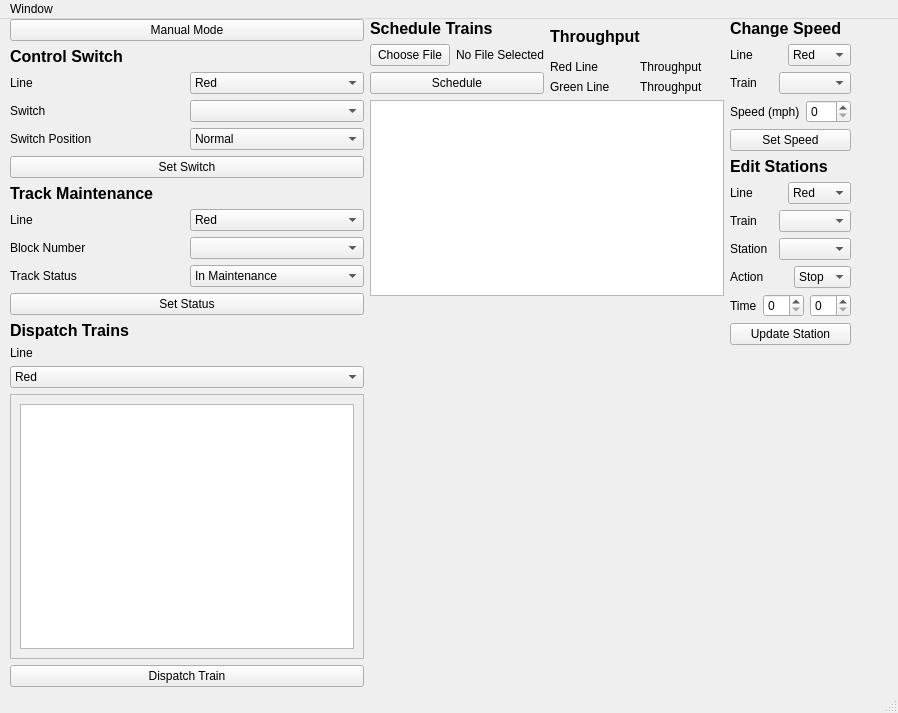
<?xml version="1.0" encoding="UTF-8"?>
<ui version="4.0">
 <class>MainWindow</class>
 <widget class="QMainWindow" name="MainWindow">
  <property name="geometry">
   <rect>
    <x>0</x>
    <y>0</y>
    <width>898</width>
    <height>713</height>
   </rect>
  </property>
  <property name="windowTitle">
   <string>MainWindow</string>
  </property>
  <widget class="QWidget" name="centralwidget">
   <widget class="QWidget" name="">
    <property name="geometry">
     <rect>
      <x>10</x>
      <y>0</y>
      <width>841</width>
      <height>668</height>
     </rect>
    </property>
    <layout class="QHBoxLayout" name="horizontalLayout_19">
     <item>
      <layout class="QVBoxLayout" name="verticalLayout_10">
       <item>
        <widget class="QPushButton" name="pushButton_manualMode">
         <property name="text">
          <string>Manual Mode</string>
         </property>
         <property name="checkable">
          <bool>true</bool>
         </property>
         <property name="autoDefault">
          <bool>false</bool>
         </property>
        </widget>
       </item>
       <item>
        <layout class="QVBoxLayout" name="verticalLayout_2">
         <item>
          <widget class="QLabel" name="label_10">
           <property name="font">
            <font>
             <pointsize>12</pointsize>
             <bold>true</bold>
            </font>
           </property>
           <property name="text">
            <string>Control Switch</string>
           </property>
          </widget>
         </item>
         <item>
          <layout class="QHBoxLayout" name="horizontalLayout_6">
           <item>
            <widget class="QLabel" name="label_12">
             <property name="text">
              <string>Line</string>
             </property>
            </widget>
           </item>
           <item>
            <widget class="QComboBox" name="comboBox_controlSwitch_Line">
             <item>
              <property name="text">
               <string>Red</string>
              </property>
             </item>
             <item>
              <property name="text">
               <string>Green</string>
              </property>
             </item>
            </widget>
           </item>
          </layout>
         </item>
         <item>
          <layout class="QHBoxLayout" name="horizontalLayout_7">
           <item>
            <widget class="QLabel" name="label_13">
             <property name="text">
              <string>Switch</string>
             </property>
            </widget>
           </item>
           <item>
            <widget class="QComboBox" name="comboBox_controlSwitch_switch"/>
           </item>
          </layout>
         </item>
         <item>
          <layout class="QHBoxLayout" name="horizontalLayout_8">
           <item>
            <widget class="QLabel" name="label_14">
             <property name="text">
              <string>Switch Position</string>
             </property>
            </widget>
           </item>
           <item>
            <widget class="QComboBox" name="comboBox_controlSwitch_switchPosition">
             <item>
              <property name="text">
               <string>Normal</string>
              </property>
             </item>
             <item>
              <property name="text">
               <string>Reverse</string>
              </property>
             </item>
            </widget>
           </item>
          </layout>
         </item>
         <item>
          <widget class="QPushButton" name="pushButton_controlSwitch">
           <property name="text">
            <string>Set Switch</string>
           </property>
          </widget>
         </item>
        </layout>
       </item>
       <item>
        <layout class="QVBoxLayout" name="verticalLayout">
         <item>
          <widget class="QLabel" name="label_5">
           <property name="font">
            <font>
             <pointsize>12</pointsize>
             <bold>true</bold>
            </font>
           </property>
           <property name="text">
            <string>Track Maintenance</string>
           </property>
          </widget>
         </item>
         <item>
          <layout class="QHBoxLayout" name="horizontalLayout">
           <item>
            <widget class="QLabel" name="label_6">
             <property name="text">
              <string>Line</string>
             </property>
            </widget>
           </item>
           <item>
            <widget class="QComboBox" name="comboBox_trackMaintenance_line">
             <item>
              <property name="text">
               <string>Red</string>
              </property>
             </item>
             <item>
              <property name="text">
               <string>Green</string>
              </property>
             </item>
            </widget>
           </item>
          </layout>
         </item>
         <item>
          <layout class="QHBoxLayout" name="horizontalLayout_2"/>
         </item>
         <item>
          <layout class="QHBoxLayout" name="horizontalLayout_3">
           <item>
            <widget class="QLabel" name="label_8">
             <property name="text">
              <string>Block Number</string>
             </property>
            </widget>
           </item>
           <item>
            <widget class="QComboBox" name="comboBox_trackMaintenance_blockNumber"/>
           </item>
          </layout>
         </item>
         <item>
          <layout class="QHBoxLayout" name="horizontalLayout_4">
           <item>
            <widget class="QLabel" name="label_9">
             <property name="text">
              <string>Track Status</string>
             </property>
            </widget>
           </item>
           <item>
            <widget class="QComboBox" name="comboBox_trackMaintenance_trackStatus">
             <item>
              <property name="text">
               <string>In Maintenance</string>
              </property>
             </item>
             <item>
              <property name="text">
               <string>Out of Maintenance</string>
              </property>
             </item>
            </widget>
           </item>
          </layout>
         </item>
         <item>
          <widget class="QPushButton" name="pushButton_trackMaintenance">
           <property name="text">
            <string>Set Status</string>
           </property>
          </widget>
         </item>
        </layout>
       </item>
       <item>
        <layout class="QVBoxLayout" name="verticalLayout_9">
         <item>
          <widget class="QLabel" name="label_27">
           <property name="font">
            <font>
             <pointsize>12</pointsize>
             <bold>true</bold>
            </font>
           </property>
           <property name="text">
            <string>Dispatch Trains</string>
           </property>
          </widget>
         </item>
         <item>
          <widget class="QLabel" name="label_28">
           <property name="text">
            <string>Line</string>
           </property>
          </widget>
         </item>
         <item>
          <widget class="QComboBox" name="comboBox_dispatchTrain_line">
           <item>
            <property name="text">
             <string>Red</string>
            </property>
           </item>
           <item>
            <property name="text">
             <string>Green</string>
            </property>
           </item>
          </widget>
         </item>
         <item>
          <widget class="QScrollArea" name="scrollArea">
           <property name="widgetResizable">
            <bool>true</bool>
           </property>
           <widget class="QWidget" name="scrollAreaWidgetContents">
            <property name="geometry">
             <rect>
              <x>0</x>
              <y>0</y>
              <width>349</width>
              <height>214</height>
             </rect>
            </property>
            <layout class="QHBoxLayout" name="horizontalLayout_18">
             <item>
              <widget class="QColumnView" name="columnView"/>
             </item>
            </layout>
           </widget>
          </widget>
         </item>
         <item>
          <widget class="QPushButton" name="pushButton_8">
           <property name="text">
            <string>Dispatch Train</string>
           </property>
          </widget>
         </item>
        </layout>
       </item>
      </layout>
     </item>
     <item>
      <layout class="QVBoxLayout" name="verticalLayout_8">
       <item>
        <layout class="QHBoxLayout" name="horizontalLayout_17">
         <item>
          <layout class="QVBoxLayout" name="verticalLayout_3">
           <item>
            <widget class="QLabel" name="label_2">
             <property name="font">
              <font>
               <pointsize>12</pointsize>
               <bold>true</bold>
              </font>
             </property>
             <property name="text">
              <string>Schedule Trains</string>
             </property>
            </widget>
           </item>
           <item>
            <layout class="QHBoxLayout" name="horizontalLayout_5">
             <item>
              <widget class="QPushButton" name="pushButton_2">
               <property name="text">
                <string>Choose File</string>
               </property>
              </widget>
             </item>
             <item>
              <widget class="QLabel" name="label">
               <property name="text">
                <string>No File Selected</string>
               </property>
              </widget>
             </item>
            </layout>
           </item>
           <item>
            <widget class="QPushButton" name="pushButton_5">
             <property name="text">
              <string>Schedule</string>
             </property>
            </widget>
           </item>
          </layout>
         </item>
         <item>
          <layout class="QVBoxLayout" name="verticalLayout_7">
           <item>
            <widget class="QLabel" name="label_4">
             <property name="font">
              <font>
               <pointsize>12</pointsize>
               <bold>true</bold>
              </font>
             </property>
             <property name="text">
              <string>Throughput</string>
             </property>
            </widget>
           </item>
           <item>
            <layout class="QGridLayout" name="gridLayout">
             <property name="sizeConstraint">
              <enum>QLayout::SetDefaultConstraint</enum>
             </property>
             <item row="0" column="0">
              <widget class="QLabel" name="label_23">
               <property name="text">
                <string>Red Line</string>
               </property>
              </widget>
             </item>
             <item row="0" column="1">
              <widget class="QLabel" name="RedThroughput">
               <property name="text">
                <string>Throughput</string>
               </property>
              </widget>
             </item>
             <item row="1" column="0">
              <widget class="QLabel" name="label_25">
               <property name="text">
                <string>Green Line</string>
               </property>
              </widget>
             </item>
             <item row="1" column="1">
              <widget class="QLabel" name="GreenThroughput">
               <property name="text">
                <string>Throughput</string>
               </property>
              </widget>
             </item>
            </layout>
           </item>
          </layout>
         </item>
        </layout>
       </item>
       <item>
        <widget class="QColumnView" name="columnView_2"/>
       </item>
       <item>
        <spacer name="verticalSpacer">
         <property name="orientation">
          <enum>Qt::Vertical</enum>
         </property>
         <property name="sizeHint" stdset="0">
          <size>
           <width>20</width>
           <height>40</height>
          </size>
         </property>
        </spacer>
       </item>
       <item>
        <spacer name="verticalSpacer_2">
         <property name="orientation">
          <enum>Qt::Vertical</enum>
         </property>
         <property name="sizeHint" stdset="0">
          <size>
           <width>20</width>
           <height>40</height>
          </size>
         </property>
        </spacer>
       </item>
      </layout>
     </item>
     <item>
      <layout class="QVBoxLayout" name="verticalLayout_6">
       <item>
        <layout class="QVBoxLayout" name="verticalLayout_4">
         <item>
          <widget class="QLabel" name="label_11">
           <property name="font">
            <font>
             <pointsize>12</pointsize>
             <bold>true</bold>
            </font>
           </property>
           <property name="text">
            <string>Change Speed</string>
           </property>
          </widget>
         </item>
         <item>
          <layout class="QHBoxLayout" name="horizontalLayout_9">
           <item>
            <widget class="QLabel" name="label_15">
             <property name="text">
              <string>Line</string>
             </property>
            </widget>
           </item>
           <item>
            <widget class="QComboBox" name="comboBox_changeSpeed_line">
             <item>
              <property name="text">
               <string>Red</string>
              </property>
             </item>
             <item>
              <property name="text">
               <string>Green</string>
              </property>
             </item>
            </widget>
           </item>
          </layout>
         </item>
         <item>
          <layout class="QHBoxLayout" name="horizontalLayout_10">
           <item>
            <widget class="QLabel" name="label_16">
             <property name="text">
              <string>Train</string>
             </property>
            </widget>
           </item>
           <item>
            <widget class="QComboBox" name="comboBox_changeSpeed_train"/>
           </item>
          </layout>
         </item>
         <item>
          <layout class="QHBoxLayout" name="horizontalLayout_11">
           <item>
            <widget class="QLabel" name="label_17">
             <property name="text">
              <string>Speed (mph)</string>
             </property>
            </widget>
           </item>
           <item>
            <widget class="QSpinBox" name="spinBox_changeSpeed_speed"/>
           </item>
          </layout>
         </item>
         <item>
          <widget class="QPushButton" name="pushButton_changeSpeed">
           <property name="text">
            <string>Set Speed</string>
           </property>
          </widget>
         </item>
        </layout>
       </item>
       <item>
        <layout class="QVBoxLayout" name="verticalLayout_5">
         <item>
          <widget class="QLabel" name="label_18">
           <property name="font">
            <font>
             <pointsize>12</pointsize>
             <bold>true</bold>
            </font>
           </property>
           <property name="text">
            <string>Edit Stations</string>
           </property>
          </widget>
         </item>
         <item>
          <layout class="QHBoxLayout" name="horizontalLayout_12">
           <item>
            <widget class="QLabel" name="label_19">
             <property name="text">
              <string>Line</string>
             </property>
            </widget>
           </item>
           <item>
            <widget class="QComboBox" name="comboBox_editStations_line">
             <item>
              <property name="text">
               <string>Red</string>
              </property>
             </item>
             <item>
              <property name="text">
               <string>Green</string>
              </property>
             </item>
            </widget>
           </item>
          </layout>
         </item>
         <item>
          <layout class="QHBoxLayout" name="horizontalLayout_13">
           <item>
            <widget class="QLabel" name="label_20">
             <property name="text">
              <string>Train</string>
             </property>
            </widget>
           </item>
           <item>
            <widget class="QComboBox" name="comboBox_editStations_train"/>
           </item>
          </layout>
         </item>
         <item>
          <layout class="QHBoxLayout" name="horizontalLayout_14">
           <item>
            <widget class="QLabel" name="label_21">
             <property name="text">
              <string>Station</string>
             </property>
            </widget>
           </item>
           <item>
            <widget class="QComboBox" name="comboBox_editStations_station"/>
           </item>
          </layout>
         </item>
         <item>
          <layout class="QHBoxLayout" name="horizontalLayout_15">
           <item>
            <widget class="QLabel" name="label_22">
             <property name="text">
              <string>Action</string>
             </property>
            </widget>
           </item>
           <item>
            <widget class="QComboBox" name="comboBox_editStations_action">
             <item>
              <property name="text">
               <string>Stop</string>
              </property>
             </item>
             <item>
              <property name="text">
               <string>Skip</string>
              </property>
             </item>
            </widget>
           </item>
          </layout>
         </item>
         <item>
          <layout class="QHBoxLayout" name="horizontalLayout_16">
           <item>
            <widget class="QLabel" name="label_3">
             <property name="text">
              <string>Time</string>
             </property>
            </widget>
           </item>
           <item>
            <widget class="QSpinBox" name="spinBox">
             <property name="maximum">
              <number>23</number>
             </property>
            </widget>
           </item>
           <item>
            <widget class="QSpinBox" name="spinBox_editStations_time">
             <property name="maximum">
              <number>59</number>
             </property>
            </widget>
           </item>
          </layout>
         </item>
         <item>
          <widget class="QPushButton" name="pushButton_editStations">
           <property name="text">
            <string>Update Station</string>
           </property>
          </widget>
         </item>
        </layout>
       </item>
       <item>
        <spacer name="verticalSpacer_3">
         <property name="orientation">
          <enum>Qt::Vertical</enum>
         </property>
         <property name="sizeHint" stdset="0">
          <size>
           <width>20</width>
           <height>40</height>
          </size>
         </property>
        </spacer>
       </item>
      </layout>
     </item>
    </layout>
   </widget>
  </widget>
  <widget class="QMenuBar" name="menubar">
   <property name="geometry">
    <rect>
     <x>0</x>
     <y>0</y>
     <width>898</width>
     <height>22</height>
    </rect>
   </property>
   <widget class="QMenu" name="menuMain">
    <property name="title">
     <string>Window</string>
    </property>
    <addaction name="actionCTC_Office"/>
    <addaction name="actionTest"/>
    <addaction name="separator"/>
    <addaction name="actionExit"/>
   </widget>
   <addaction name="menuMain"/>
  </widget>
  <widget class="QStatusBar" name="statusbar"/>
  <action name="actionCTC_Office">
   <property name="text">
    <string>CTC Office</string>
   </property>
  </action>
  <action name="actionTest">
   <property name="text">
    <string>Test</string>
   </property>
  </action>
  <action name="actionExit">
   <property name="text">
    <string>Exit</string>
   </property>
  </action>
 </widget>
 <resources/>
 <connections/>
</ui>
